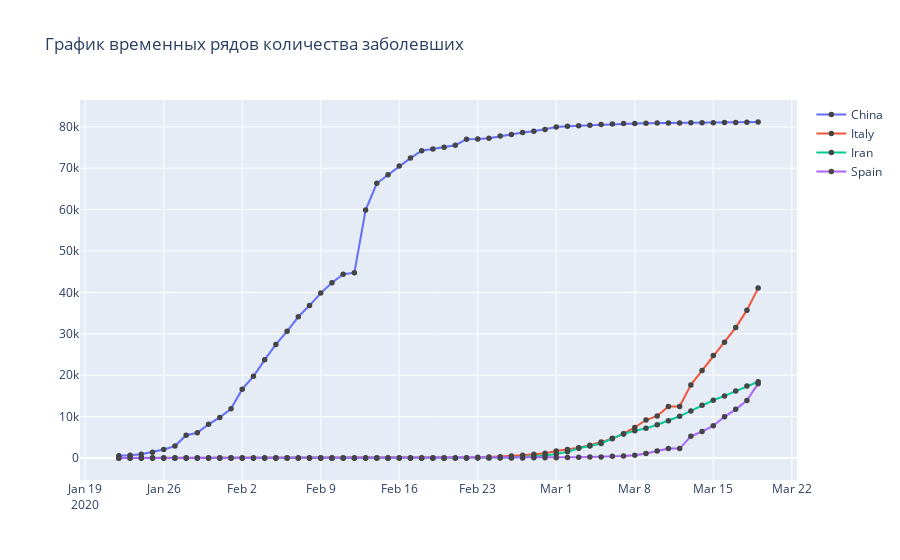

The cell this chart's notebook holds for it:
### Markdown cell above
![countries recovered](img/img_4.png)

### Code cell
fig = go.Figure()
for country in ["China","Italy","Iran","Spain"]:
   

    fig.add_trace(go.Scatter(
        x=data[data['Country']==country]['Date'],
        y=data[data['Country']==country]['Confirmed'],
        name = country,
        connectgaps=True
    ))
fig.update_layout(title="График временных рядов количества заболевших")
fig.update_traces(mode='markers+lines', marker_line_width=2.5, marker_size=3)
fig.show()
